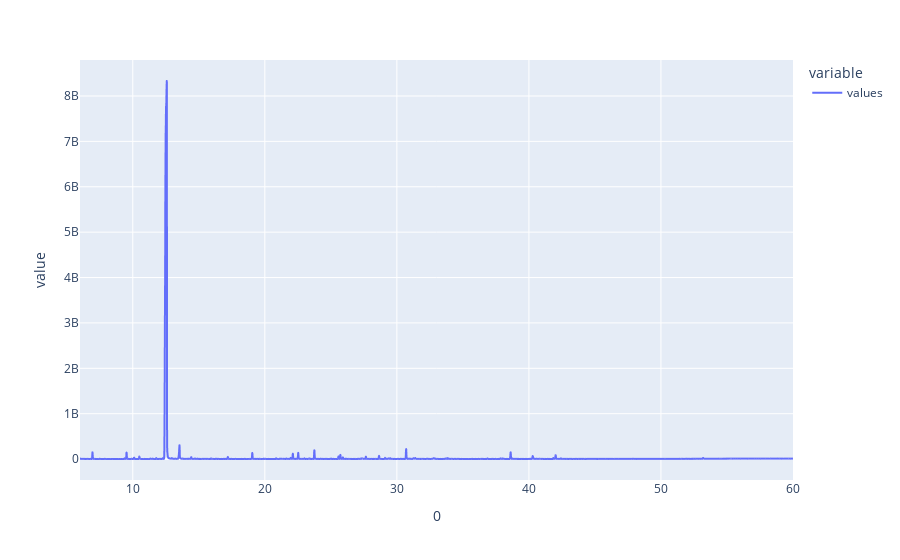

Notebook cell for this chart:
### Markdown cell above
## Lecture d'un fichier csv et affichage des données
On utilise pandas pour lire directement le fichier csv et mettre les données dans un objet du type DataFrame.<br>
Les 5 premières lignes ne sont pas prises en compte car elles correspondent aux métadonnées de l'analyse. <br>
Le parser détecte trois colonnes car les lignes finissent par une virgule, il faut donc supprimer la troisième colonne, qui est vide, du DataFrame.

Voici un affiche des données brutes :

### Code cell
df = tools.readCSV(PATH)
df.plot()

### Figure 1 — Plotly figure (JSON) as saved in the notebook; plotly's stock layout.template omitted (floating-point values rounded to 4 significant figures; data arrays with more than 128 entries replaced by an {"elided": "..."} marker saying what was removed)
{"data": [{"hovertemplate": "variable=values<br>0=%{x}<br>value=%{y}<extra></extra>", "legendgroup": "values", "line": {"color": "#636efa", "dash": "solid"}, "mode": "lines", "name": "values", "showlegend": true, "type": "scattergl", "x": {"elided": "9148 float values"}, "xaxis": "x", "y": {"elided": "9148 int values"}, "yaxis": "y"}], "layout": {"legend": {"title": {"text": "variable"}, "tracegroupgap": 0}, "margin": {"t": 60}, "xaxis": {"anchor": "y", "domain": [0, 1], "title": {"text": "0"}}, "yaxis": {"anchor": "x", "domain": [0, 1], "title": {"text": "value"}}}}
